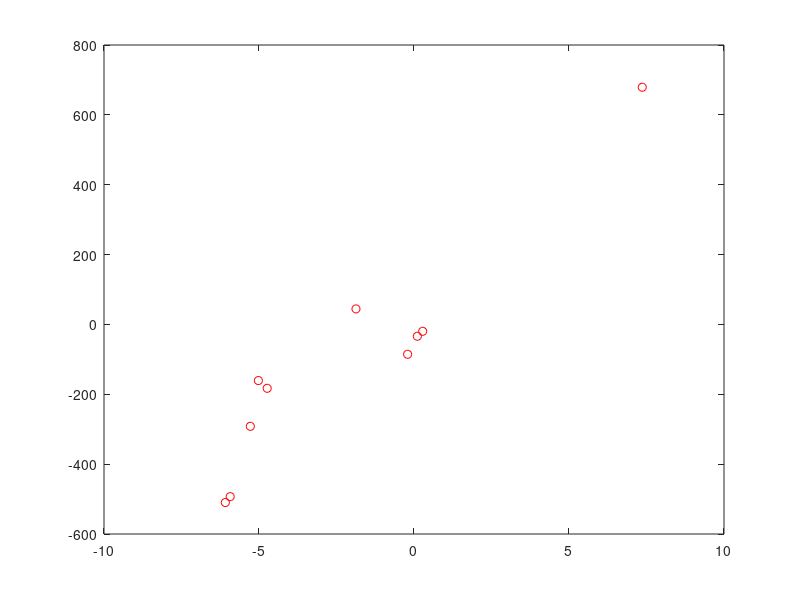

MATLAB code for this plot: (Note: this script raises an error after producing the figure.)
x = [-6.0866 -5.9294 -5.2795 -5.0197 -4.7357 -1.8721 -0.2061 0.1073 0.2787 7.3624];
y = [-509.9181 -493.0127 -291.7017 -160.6647 -182.8648 44.4050 -85.4323 -33.8353 -19.6766 679.0813];

plot(x,y, 'ro')
hold on

printf("\n\nGrau 1\n");
[b, r2, s2, ALCc, info] = regressao_linear_en(1,x',y',2);
y1 = b(1) + b(2)*x;
r2
s2 
ALCc
plot(x,y1, 'b')
hold on

printf("\n\nGrau 2\n");
[b, r2, s2, ALCc, info] = regressao_linear_en(1,x',y',3);
y2 = b(1) + b(2)*x + b(3)*x.^2 ;
r2
s2 
ALCc
plot(x,y2, 'g')
hold on

printf("\n\nGrau 3\n");
[b, r2, s2, ALCc, info] = regressao_linear_en(1,x',y',4);
y3 = b(1) + b(2)*x + b(3)*x.^2 + b(4)*x.^3;
r2
s2 
ALCc
plot(x,y3, 'm')
hold on

printf("\n\nGrau 4\n");
[b, r2, s2, ALCc, info] = regressao_linear_en(1,x',y',5);
y4 = b(1) + b(2)*x + b(3)*x.^2 + b(4)*x.^3 + b(5)*x.^4;
r2
s2 
ALCc
plot(x,y4, 'y')
hold on

printf("\n\nGrau 5\n");
[b, r2, s2, ALCc, info] = regressao_linear_en(1,x',y',6);
y5 = b(1) + b(2)*x + b(3)*x.^2 + b(4)*x.^3 + b(5)*x.^4 + b(6)*x.^5;
r2
s2 
ALCc
plot(x,y5, 'k')
hold on
